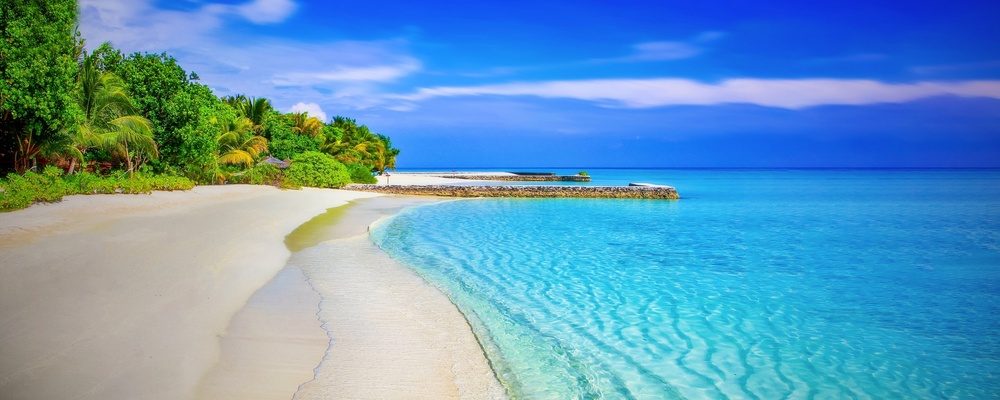
#> input picture Color to Grayscale/beach.jpeg, 1000 x 400 px, shrunk from 2500 x 1000 before the run
$ python load_image.py
#> lines starting #> are read from the running program, lines starting #| are printed output that depends on the picture; after the words box and inside, x2 and y2 are one past the last pixel; in counts of white or black regions, pixels touching at a corner belong together
from imageio import imread

fname = 'beach.jpeg'

# load an RGB image
data = imread(fname)
#> data is the input picture: shape (400, 1000, 3); mean R, G, B 98, 152.9, 188.1


red = data[..., 0]
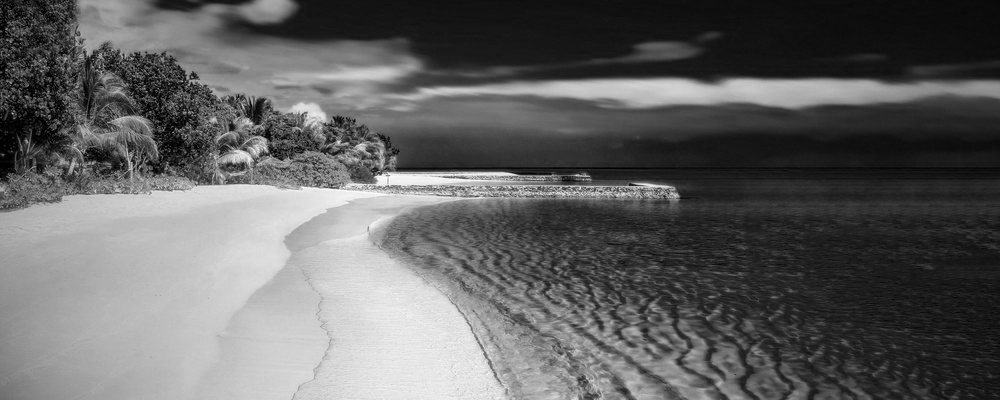
#> red: shape (400, 1000); min 0, max 255, mean 98
green = data[..., 1]
blue = data[..., 2]
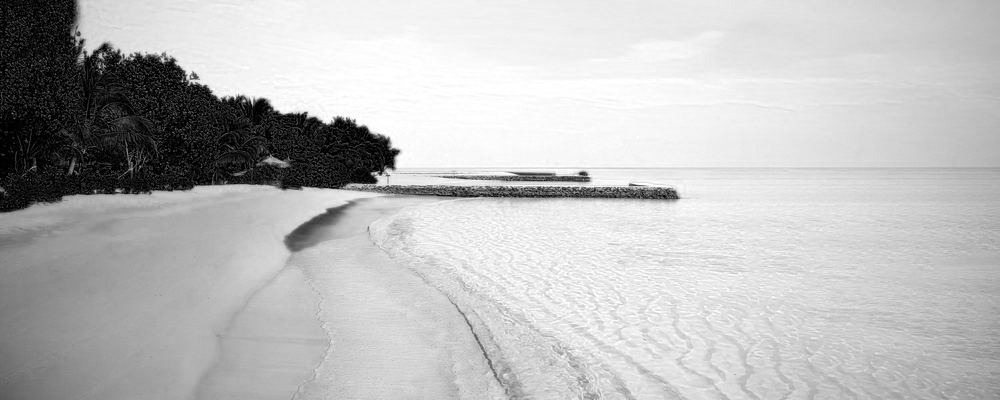
#> blue: shape (400, 1000); min 0, max 255, mean 188.1


# Average
gray = (red + green + blue) / 3.
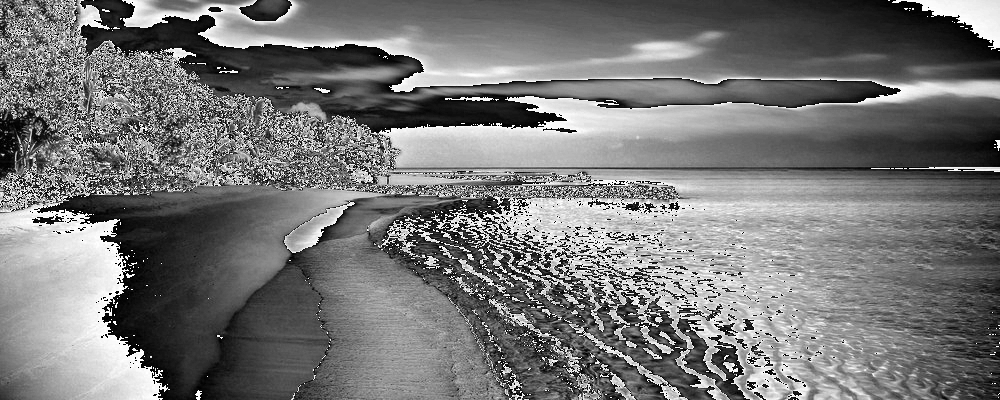
#> gray: shape (400, 1000) float64; min 0, max 85, mean 39.6; drawn with min black and max white


# luminocity
gray2 = 0.21 * red + 0.72 * green + 0.07 * blue

from pylab import figure, title, imshow, hist, grid

figure()
title('Original color image')
imshow(data)

figure()
title('Gray image by averaging')
imshow(gray, cmap='gray')

figure()
title('Gray image by luminocity formula')
imshow(gray2, cmap='gray')


# How would you take a patch or region of interest
# (ROI) from an image?

# How would you segment (separate) the sky from the rest?

mask = gray2 < 100
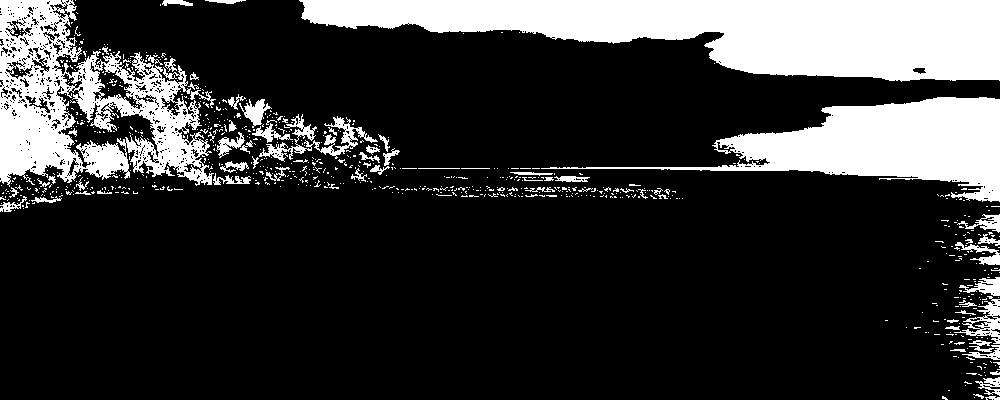
#> mask: shape (400, 1000) bool; 20.7% white; 761 white regions (688 under 20 px), largest, box (x1, y1, x2, y2) and area: (299, 0, 1000, 82) 35428, (0, 0, 214, 187) 18974, (541, 97, 1000, 202) 18066
figure()
title('Showing binary mask')
imshow(mask, cmap='gray')


gray3 = gray2.copy()
gray3[mask] = 0
figure()
imshow(gray3, cmap='gray')

gray4 = gray2.copy()
mask2 = blue > 240
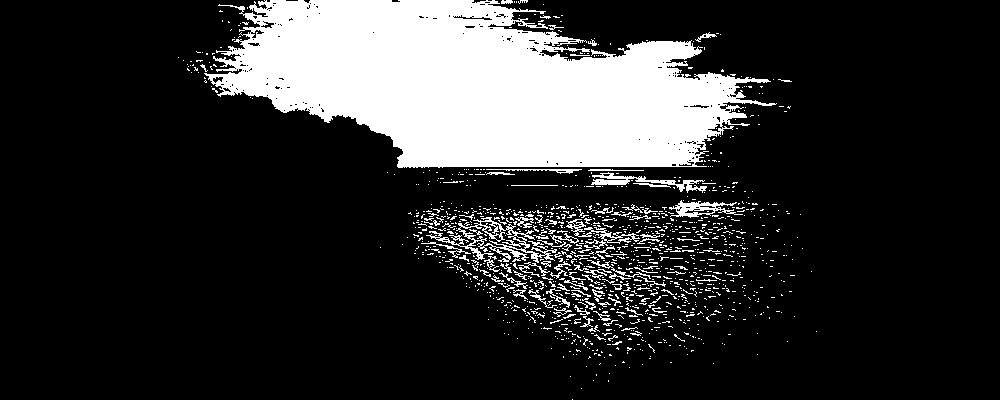
#> mask2: shape (400, 1000) bool; 18.4% white; 1248 white regions (1149 under 20 px), largest, box (x1, y1, x2, y2) and area: (204, 0, 777, 168) 62007, (426, 217, 557, 263) 1447, (591, 172, 707, 193) 669
gray4[mask2] = 0
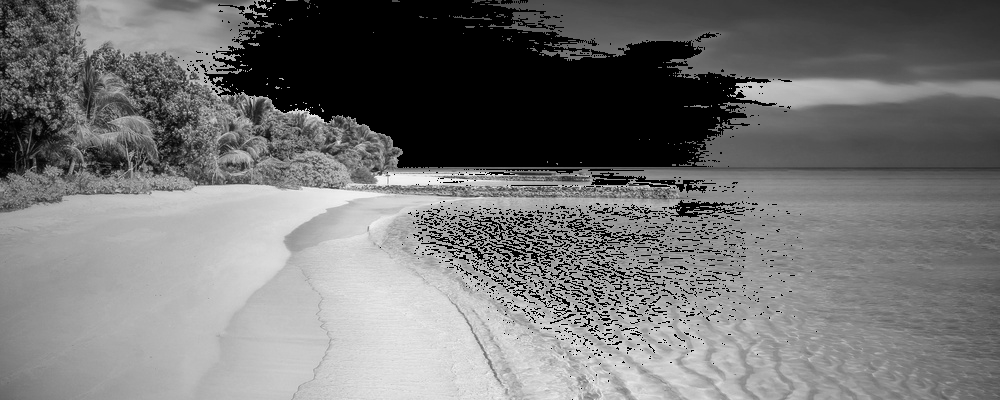
#> gray4: shape (400, 1000) float64; min 0, max 252.5, mean 116.3
figure()
imshow(gray4, cmap='gray')

# Lets get the histogram

figure()
n, bins, patches = hist(gray2.ravel(), 50, alpha=0.75)
#> n = 50 values, max 16996 at index 32, min 21 at index 49, mean 8000; bins = 51 values from 0 to 252.5; patches = 50 items
grid()
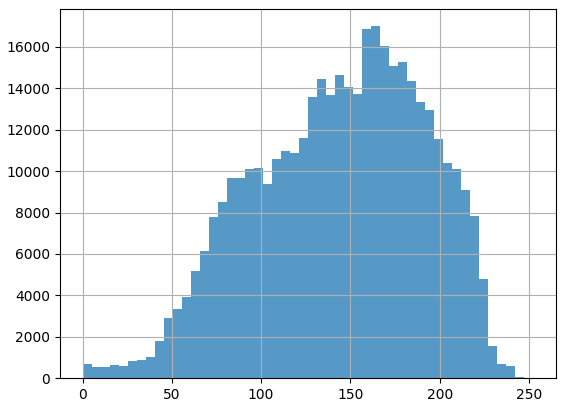
#> figure drawn by matplotlib, 1 panel; tallest bar 16996 high, from x = 161.6 to 166.7
